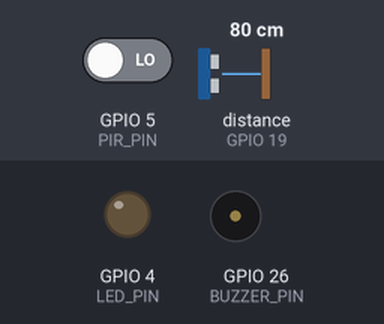
Bench run of a sketch on a simulated ESP32. Shown: output pins drawn as LEDs (lit = HIGH), buzzer (waves = sounding, pin HIGH). Wiring (inferred from the names in the program): ultrasonic range finder: trigger GPIO 18; echo GPIO 19. The test bench sets the inputs (shaded band); at power-on: distance to the obstacle (sensor on GPIO 19) 80 cm, GPIO 5 (PIR_PIN) LOW. The echo pulse lasts 58.3 µs per cm; pins used as bus, display or sensor lines are not drawn; what the sketch prints to the serial monitor is not drawn.

Above: at 7.3 s.
7.4 s: distance to the obstacle (sensor on GPIO 19) set to 65 cm
8.9 s: distance to the obstacle (sensor on GPIO 19) set to 56 cm
10.4 s: GPIO 5 (PIR_PIN) driven HIGH
At 13.5 s:
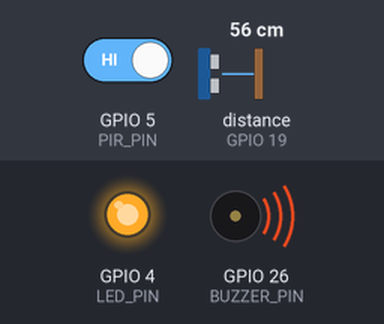
Timing chart, 0 to 19.4 s (numbered marks = the images above; inputs shaded):
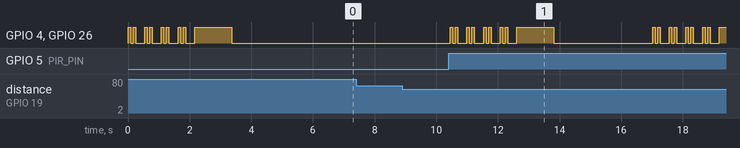

Measured:
- after the input at 7.4 s, every drawn part: stays the same
- after the input at 8.9 s, every drawn part: stays the same

The sketch:

Agro-Gaurdian.ino
```cpp
/// -------- PIN DEFINITIONS --------
#define PIR_PIN 5
#define TRIG_PIN 18
#define ECHO_PIN 19
#define BUZZER_PIN 26
#define LED_PIN 4

// -------- SETTINGS --------
#define DIST_THRESHOLD 100   // cm (adjust based on field)
#define CHANGE_THRESHOLD 20  // sudden movement detection
#define ALARM_DURATION 3000  // ms

long duration;
float distance = 0;
float prevDistance = 0;

// -------- SETUP --------
void setup() {
  Serial.begin(115200);

  pinMode(PIR_PIN, INPUT);
  pinMode(TRIG_PIN, OUTPUT);
  pinMode(ECHO_PIN, INPUT);
  pinMode(BUZZER_PIN, OUTPUT);
  pinMode(LED_PIN, OUTPUT);

  Serial.println("Animal Detection System Started...");
}

// -------- DISTANCE FUNCTION --------
float getDistance() {
  digitalWrite(TRIG_PIN, LOW);
  delayMicroseconds(2);

  digitalWrite(TRIG_PIN, HIGH);
  delayMicroseconds(10);
  digitalWrite(TRIG_PIN, LOW);

  duration = pulseIn(ECHO_PIN, HIGH, 30000);  // timeout 30ms

  if (duration == 0) return 999;  // no reading

  float dist = duration * 0.034 / 2;
  return dist;
}

// -------- LOOP --------
void loop() {

  int pirState = digitalRead(PIR_PIN);
  distance = getDistance();
  float change = abs(distance - prevDistance);

  Serial.print("PIR: ");
  Serial.print(pirState);
  Serial.print(" | Distance: ");
  Serial.print(distance);
  Serial.print(" cm | Change: ");
  Serial.println(change);

  bool intrusion = false;

  // -------- LOGIC --------
  if ((pirState == HIGH && distance < DIST_THRESHOLD) || (change > CHANGE_THRESHOLD)) {
    intrusion = true;
  }

  // -------- ACTION --------
  if (intrusion) {
    Serial.println("🚨 Animal Detected!");

    digitalWrite(LED_PIN, HIGH);

    // Buzzer pattern (strong deterrent)
    // "Intruder Alert" Pattern: Rapid double-beeps followed by a solid piercing wail
    for (int i = 0; i < 4; i++) {
      // First quick beep
      digitalWrite(BUZZER_PIN, HIGH);
      digitalWrite(LED_PIN, HIGH);  // Optional: Flash LED with the beep for extra effect
      delay(80);
      digitalWrite(BUZZER_PIN, LOW);
      digitalWrite(LED_PIN, LOW);
      delay(80);

      // Second quick beep
      digitalWrite(BUZZER_PIN, HIGH);
      digitalWrite(LED_PIN, HIGH);
      delay(80);
      digitalWrite(BUZZER_PIN, LOW);
      digitalWrite(LED_PIN, LOW);

      // Short pause before the next double-beep
      delay(300);
    }

    // Final long, loud blast
    digitalWrite(BUZZER_PIN, HIGH);
    digitalWrite(LED_PIN, HIGH);
    delay(1200);
    digitalWrite(BUZZER_PIN, LOW);
    digitalWrite(LED_PIN, LOW);

    delay(ALARM_DURATION);
  } else {
    digitalWrite(LED_PIN, LOW);
    digitalWrite(BUZZER_PIN, LOW);
  }

  prevDistance = distance;
  delay(200);
}
```
